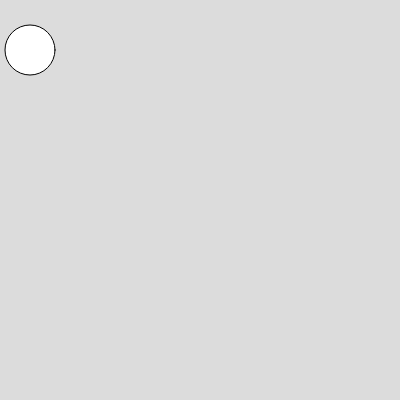
Frame 1 (no input)
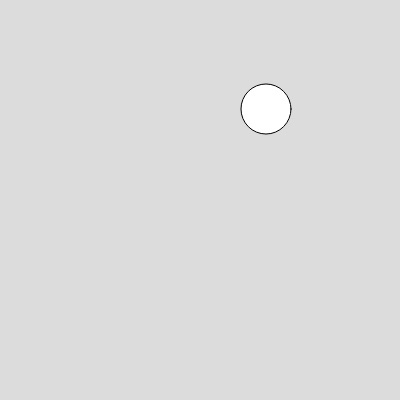
Frame 60 (no input)
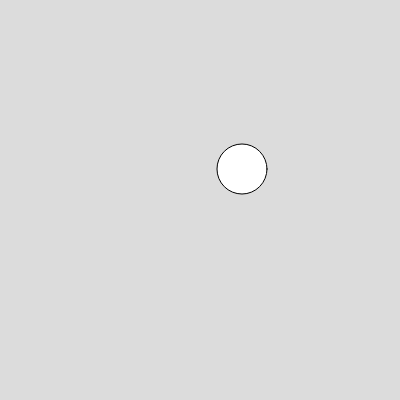
Frame 120 (the mouse pressed at the canvas centre since frame 60)

The p5.js sketch that drew these frames (run headless with seeded random() and noise() and a simulated clock; from frame 60 on, the mouse is pressed at the canvas centre):

// p5.js sketch
// ── sketch.js
function setup() {
  createCanvas(400, 400);
}

let rad = 50;
let ax= 4;
let ay = 1;
var xcord= 30;
var ycord= 50;

function draw() {
  background(220);
 
  circle (xcord ,ycord, rad);
  if (xcord >= width-29 || xcord <= 29){
   ax= -ax
  }
  xcord = xcord + ax;
 
   if (ycord >= width-29 || ycord <= 29){
   ay= -ay;
  }
  
   ycord = ycord + ay
}
